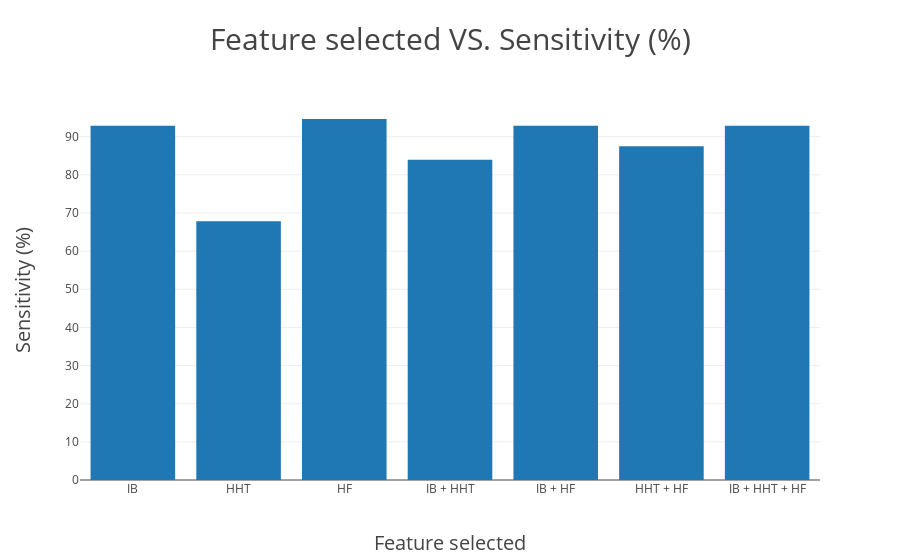
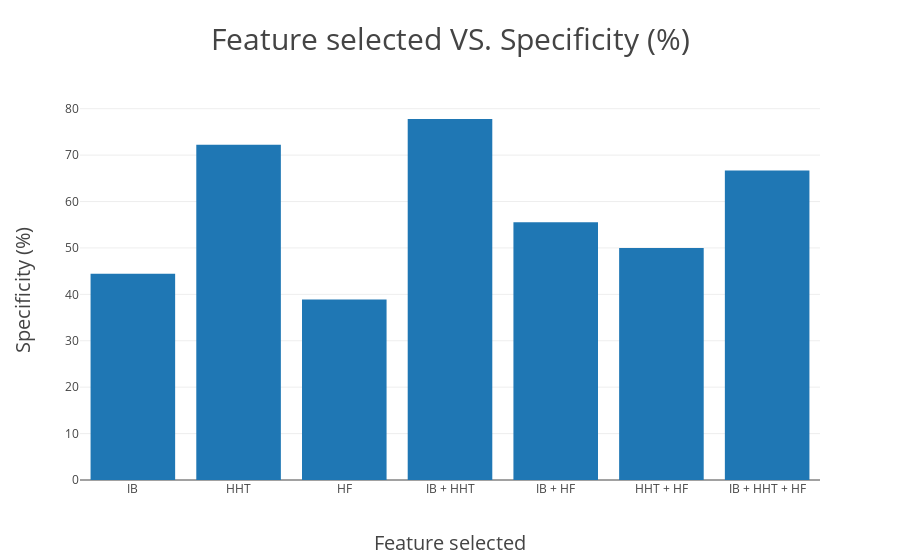
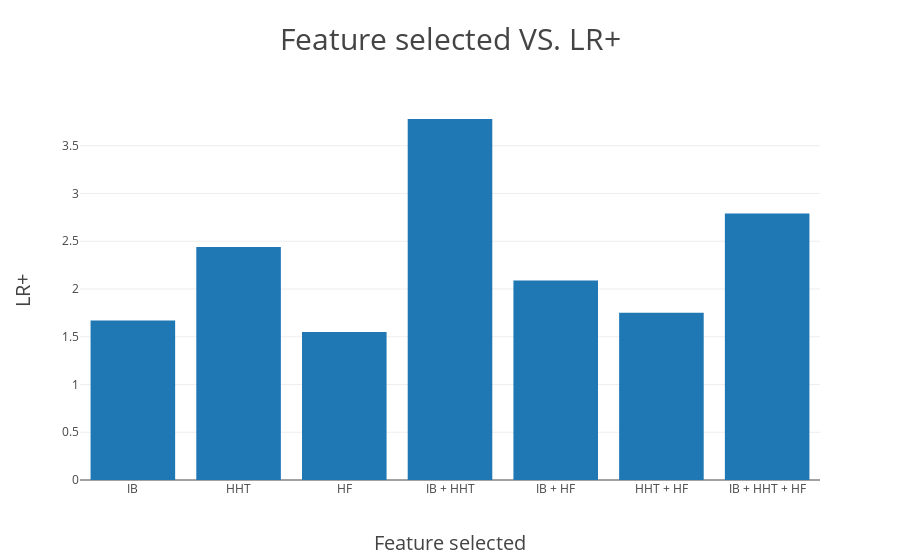
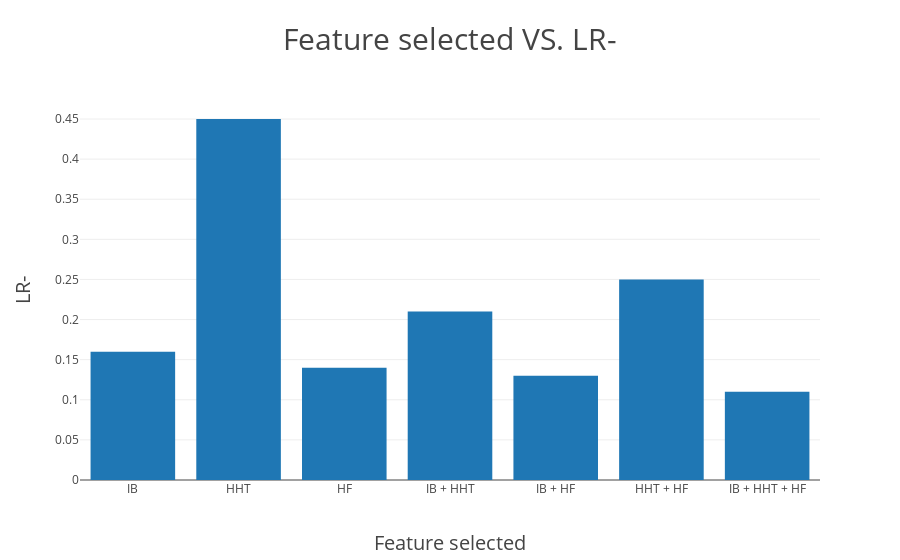

The cell these charts' notebook holds for them, in order:
### Markdown cell above
# Using plotly but can't display on Github

### Code cell
import pandas as pd
import plotly.graph_objs as go
from plotly.offline import init_notebook_mode, iplot

# open offline plotly
init_notebook_mode(connected=True)

# create dataframes
df = pd.DataFrame({'features' : ['IB', 'HHT', 'HF', 'IB + HHT', 'IB + HF', 'HHT + HF', 'IB + HHT + HF'], 
                   'Sensitivity (%)' : [92.86, 67.86, 94.64, 83.93, 92.86, 87.50, 92.86],
                   'Specificity (%)' : [44.44, 72.22, 38.89, 77.78, 55.56, 50.00, 66.67],
                   'LR+' : [1.67, 2.44, 1.55, 3.78, 2.09, 1.75, 2.79],
                   'LR-' : [0.16, 0.45, 0.14, 0.21, 0.13, 0.25, 0.11],
                   'PPV (%)' : [83.87, 88.37, 82.81, 92.16, 86.67, 84.48, 89.66],
                   'NPV (%)' : [66.67, 41.94, 70.00, 60.87, 71.43, 56.25, 75.00],
                   'Accuracy (%)' : [81.08, 68.92, 81.08, 82.43, 83.78, 78.38, 86.49],
                   'AUROC' : [0.8651, 0.8006, 0.7927, 0.8919, 0.8819, 0.8442, 0.8929],})

# def Bar plot
def bar_plot(i):
    layout=go.Layout(title = 'Feature selected VS. {0}'.format(Parameters[i]),
                     titlefont = {'size':'30'},
                     xaxis = {'title':'Feature selected', 'titlefont':{'size':'20'}},
                     yaxis = {'title':'{0}'.format(Parameters[i]), 'titlefont':{'size':'20'}})
    data = [go.Bar(x = df['features'], y = df[Parameters[i]])]
    fig = go.Figure(data = data, layout = layout)
    iplot(fig)

#plot
Parameters = ['Sensitivity (%)', 'Specificity (%)', 'LR+', 'LR-', 'PPV (%)', 'NPV (%)', 'Accuracy (%)', 'AUROC']
for i in range(8):
    bar_plot(i)

### Figure 1 — Plotly figure (JSON) as saved in the notebook; plotly's stock layout.template omitted (floating-point values rounded to 4 significant figures)
{"data": [{"type": "bar", "x": ["IB", "HHT", "HF", "IB + HHT", "IB + HF", "HHT + HF", "IB + HHT + HF"], "y": [92.86, 67.86, 94.64, 83.93, 92.86, 87.5, 92.86]}], "layout": {"title": "Feature selected VS. Sensitivity (%)", "titlefont": {"size": "30"}, "xaxis": {"title": "Feature selected", "titlefont": {"size": "20"}}, "yaxis": {"title": "Sensitivity (%)", "titlefont": {"size": "20"}}}}

### Figure 2 — Plotly figure (JSON) as saved in the notebook; plotly's stock layout.template omitted (floating-point values rounded to 4 significant figures)
{"data": [{"type": "bar", "x": ["IB", "HHT", "HF", "IB + HHT", "IB + HF", "HHT + HF", "IB + HHT + HF"], "y": [44.44, 72.22, 38.89, 77.78, 55.56, 50, 66.67]}], "layout": {"title": "Feature selected VS. Specificity (%)", "titlefont": {"size": "30"}, "xaxis": {"title": "Feature selected", "titlefont": {"size": "20"}}, "yaxis": {"title": "Specificity (%)", "titlefont": {"size": "20"}}}}

### Figure 3 — Plotly figure (JSON) as saved in the notebook; plotly's stock layout.template omitted (floating-point values rounded to 4 significant figures)
{"data": [{"type": "bar", "x": ["IB", "HHT", "HF", "IB + HHT", "IB + HF", "HHT + HF", "IB + HHT + HF"], "y": [1.67, 2.44, 1.55, 3.78, 2.09, 1.75, 2.79]}], "layout": {"title": "Feature selected VS. LR+", "titlefont": {"size": "30"}, "xaxis": {"title": "Feature selected", "titlefont": {"size": "20"}}, "yaxis": {"title": "LR+", "titlefont": {"size": "20"}}}}

### Figure 4 — Plotly figure (JSON) as saved in the notebook; plotly's stock layout.template omitted (floating-point values rounded to 4 significant figures)
{"data": [{"type": "bar", "x": ["IB", "HHT", "HF", "IB + HHT", "IB + HF", "HHT + HF", "IB + HHT + HF"], "y": [0.16, 0.45, 0.14, 0.21, 0.13, 0.25, 0.11]}], "layout": {"title": "Feature selected VS. LR-", "titlefont": {"size": "30"}, "xaxis": {"title": "Feature selected", "titlefont": {"size": "20"}}, "yaxis": {"title": "LR-", "titlefont": {"size": "20"}}}}
